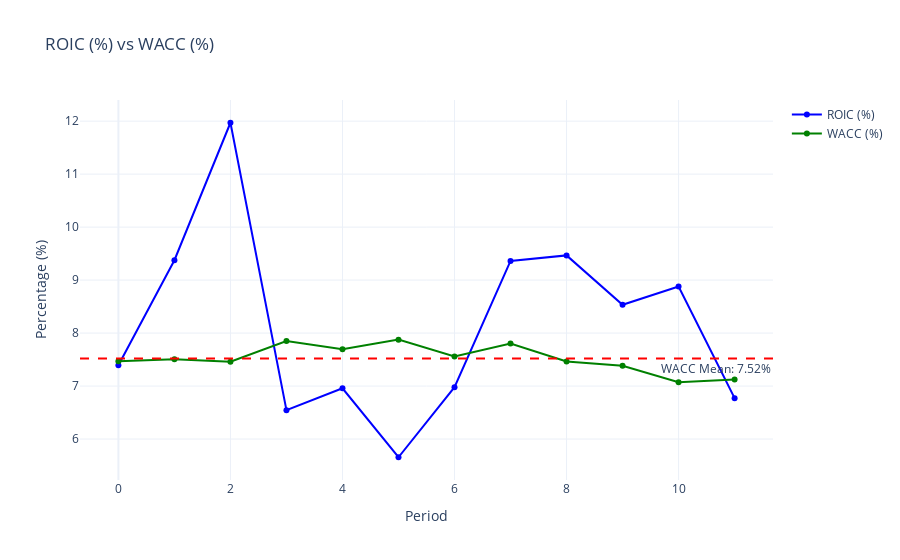

Notebook source saved alongside this figure:
### Markdown cell above
# Corporate Finance

### Code cell
import plotly.graph_objects as go

# Create the figure
fig = go.Figure()

# Add ROIC line (converted to percentage)
fig.add_trace(go.Scatter(
    x=Ratio.index,
    y=Ratio['Chỉ tiêu khả năng sinh lợi', 'ROIC (%)'] * 100,
    name='ROIC (%)',
    line=dict(color='blue')
))

# Add WACC line (converted to percentage)
fig.add_trace(go.Scatter(
    x=result_df.index,
    y=result_df['wacc_market_based'] * 100,
    name='WACC (%)',
    line=dict(color='green')
))

# Add horizontal line at WACC mean (converted to percentage)
wacc_mean = result_df['wacc_market_based'].mean() * 100
fig.add_hline(
    y=wacc_mean,
    line_dash="dash",
    line_color="red",
    annotation_text=f"WACC Mean: {wacc_mean:.2f}%",
    annotation_position="bottom right"
)

# Update layout
fig.update_layout(
    title='ROIC (%) vs WACC (%)',
    xaxis_title='Period',
    yaxis_title='Percentage (%)',
    showlegend=True,
    template='plotly_white'
)

# Show the plot
fig.show()

### Figure 1 — Plotly figure (JSON) as saved in the notebook; plotly's stock layout.template omitted (floating-point values rounded to 4 significant figures)
{"data": [{"line": {"color": "blue"}, "name": "ROIC (%)", "type": "scatter", "x": [0, 1, 2, 3, 4, 5, 6, 7, 8, 9, 10, 11], "y": [7.392, 9.375, 11.97, 6.546, 6.958, 5.657, 6.978, 9.363, 9.466, 8.535, 8.879, 6.772]}, {"line": {"color": "green"}, "name": "WACC (%)", "type": "scatter", "x": [0, 1, 2, 3, 4, 5, 6, 7, 8, 9, 10, 11], "y": [7.468, 7.505, 7.459, 7.851, 7.694, 7.876, 7.559, 7.802, 7.464, 7.382, 7.074, 7.126]}], "layout": {"annotations": [{"showarrow": false, "text": "WACC Mean: 7.52%", "x": 1, "xanchor": "right", "xref": "x domain", "y": 7.522, "yanchor": "top", "yref": "y"}], "shapes": [{"line": {"color": "red", "dash": "dash"}, "type": "line", "x0": 0, "x1": 1, "xref": "x domain", "y0": 7.522, "y1": 7.522, "yref": "y"}], "showlegend": true, "title": {"text": "ROIC (%) vs WACC (%)"}, "xaxis": {"title": {"text": "Period"}}, "yaxis": {"title": {"text": "Percentage (%)"}}}}
